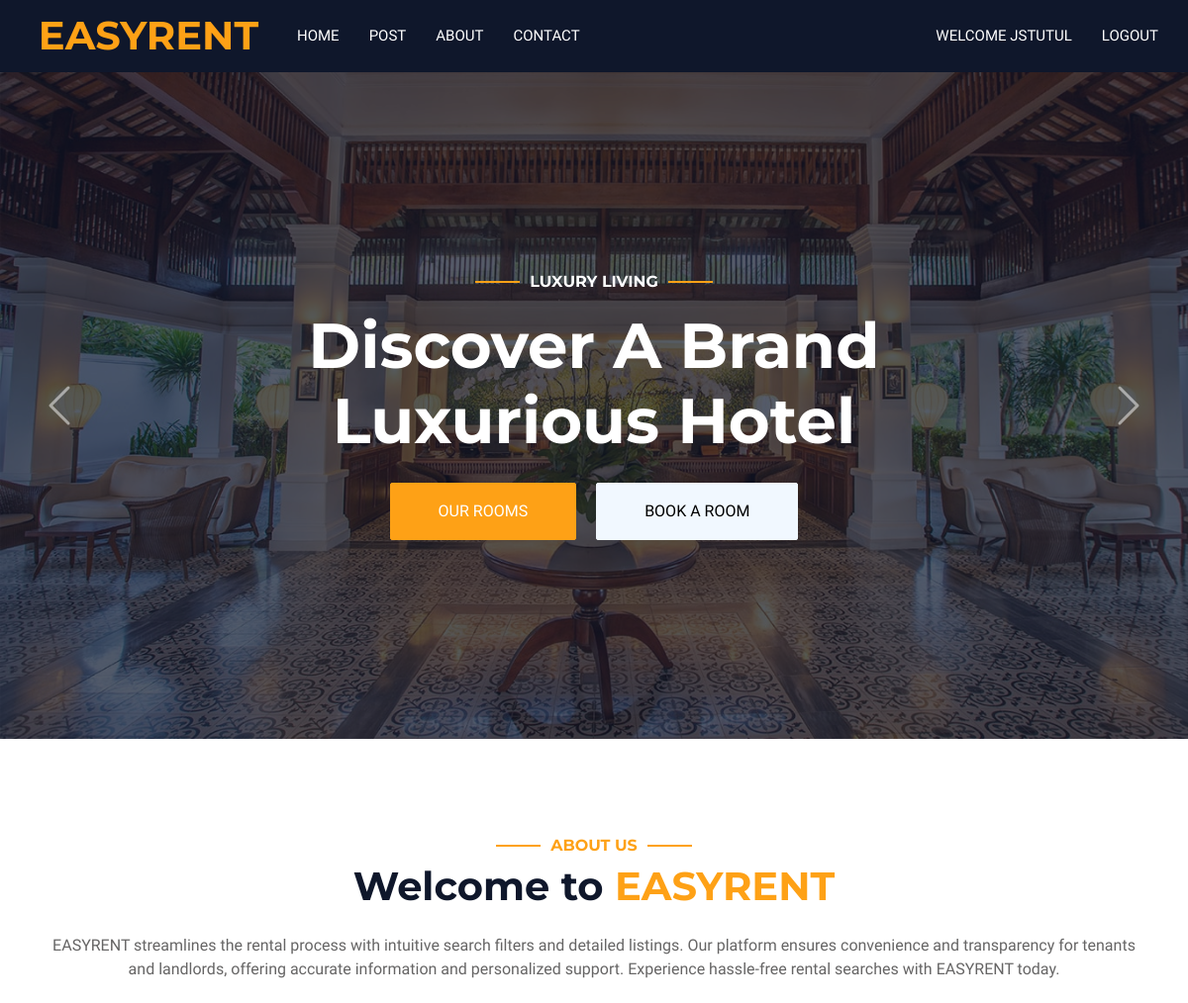
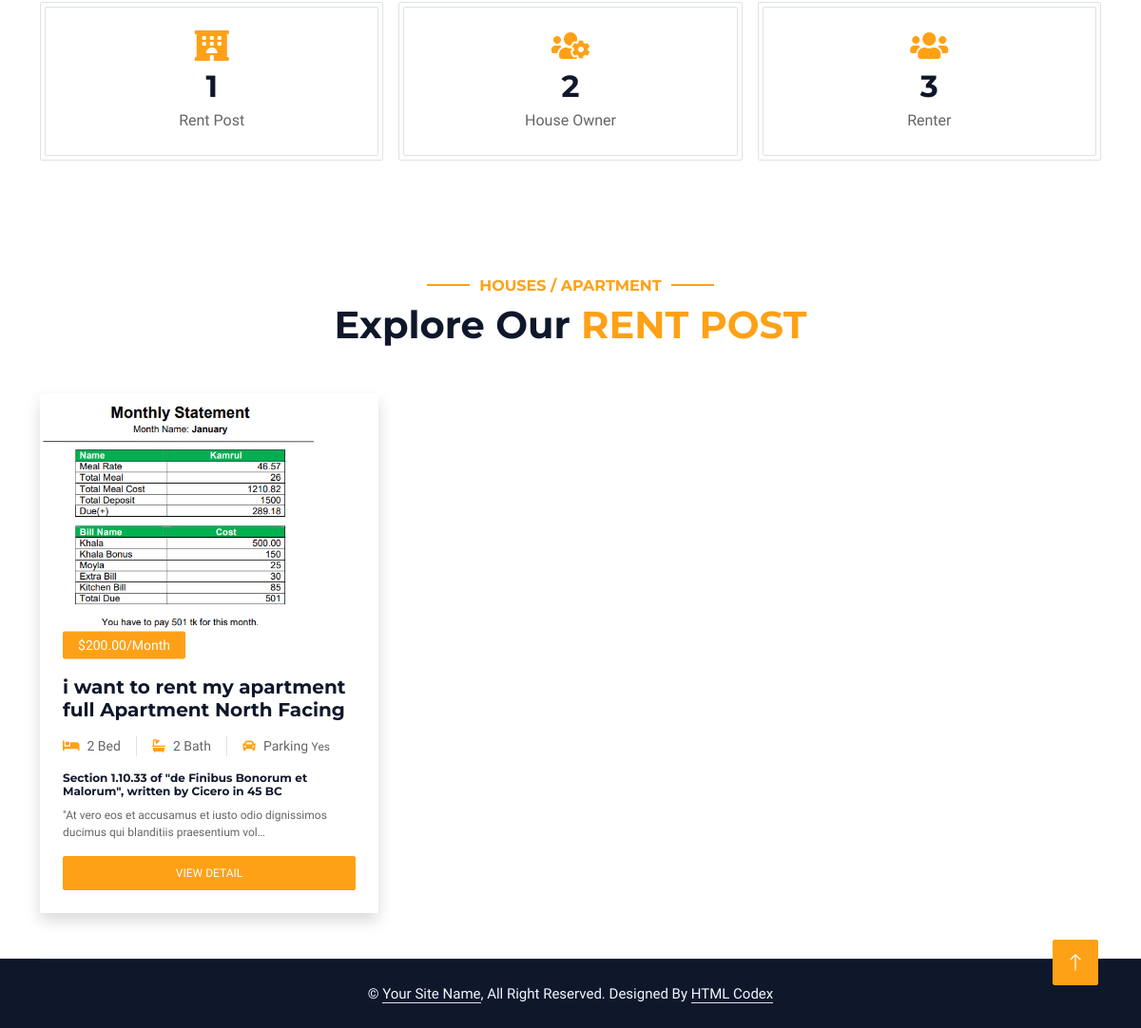
Page / (signed in) on the committed database (2 pictures, top to bottom).
### App_Rental/models.py (models this page shows, shortened)
class House(models.Model):
    owner = models.ForeignKey(User, on_delete=models.CASCADE)
    title = models.CharField(max_length=500, blank=False)
    city = models.ForeignKey(City, on_delete=models.DO_NOTHING)
    address = models.CharField(max_length=500, blank=False)
    house_type = models.CharField(max_length=10, choices=HOUSE_TYPE_LIST, default="1")
    house_name = models.CharField(max_length=200, null=True)
    house_area = models.IntegerField(default=800)
    description = RichTextField(null=True)
    is_parking = models.BooleanField(default=True)
    total_bedrooms = models.IntegerField(default=0)
    total_bathrooms = models.IntegerField(default=0)
    floor_no = models.IntegerField(default=0)
    map_link =models.CharField(max_length=10000,blank=True)
    monthly_rent = models.DecimalField(max_digits=10, decimal_places=2, default=Decimal('0.00'))
    advacne_rent = models.DecimalField(max_digits=10, decimal_places=2, default=Decimal('0.00'))
    images = models.ManyToManyField('HouseImage', related_name='houses', blank=True)
    is_active=models.BooleanField(default=False)
    is_reject=models.BooleanField(default=False)
    is_rented=models.BooleanField(default=False)
    created=models.DateTimeField(auto_now=True,auto_now_add=False)

class HouseImage(models.Model):
    image = models.ImageField(upload_to='house_photos/')

### HouseRental/views.py (the view)
# urls.py: path('',Home,name='home'),
def Home(request):
    rentpost=House.objects.filter(is_active=True)
    userlist=UserProfile.objects.all()
    context={
        'toppost':rentpost[:6],
        'totalrent':rentpost.count(),
        'houseowner':userlist.filter(userType="1").count(),
        'renter':userlist.filter(userType="2").count()
    }
    return render(request,'index.html',context)

### templates/index.html (shortened to what this page needs)
{% extends 'base.html'%}
{% load static%}
{% block main %}
<div class="container-fluid p-0 mb-5">
    <div id="header-carousel" class="carousel slide" data-bs-ride="carousel">
        <div class="carousel-inner">
            <div class="carousel-item active">
                <img class="w-100" src="{% static 'img/carousel-1.jpg'%}" alt="Image">
                <div class="carousel-caption d-flex flex-column align-items-center justify-content-center">
                    <div class="p-3" style="max-width: 700px;">
                        <h6 class="section-title text-white text-uppercase mb-3 animated slideInDown">Luxury
                            Living</h6>
                        <h1 class="display-3 text-white mb-4 animated slideInDown">Discover A Brand Luxurious
                            Hotel</h1>
                        <a href="" class="btn btn-primary py-md-3 px-md-5 me-3 animated slideInLeft">Our
                            Rooms</a>
                        <a href="" class="btn btn-light py-md-3 px-md-5 animated slideInRight">Book A Room</a>
                    </div>
                </div>
            </div>
        </div>
        <button class="carousel-control-prev" type="button" data-bs-target="#header-carousel" data-bs-slide="prev">
            <span class="carousel-control-prev-icon" aria-hidden="true"></span>
        </button>
        <button class="carousel-control-next" type="button" data-bs-target="#header-carousel" data-bs-slide="next">
            <span class="carousel-control-next-icon" aria-hidden="true"></span>
        </button>
    </div>
</div>
<div class="container-xxl py-5">
    <div class="container">
        <div class="row g-5 text-center">
            <div class="col-lg-12">
                <h6 class="section-title text-primary text-uppercase">About Us</h6>
                <h1 class="mb-4">Welcome to <span class="text-primary text-uppercase">EasyRent</span></h1>
                <p class="mb-4">EASYRENT streamlines the rental process with intuitive search filters and detailed
                    listings. Our platform ensures convenience and transparency for tenants and landlords, offering
                    accurate information and personalized support. Experience hassle-free rental searches with EASYRENT
                    today.</p>
                <div class="row g-3 pb-4">
                    <div class="col-sm-4 wow fadeIn">
                        <div class="border rounded p-1">
                            <div class="border rounded text-center p-4">
                                <i class="fa fa-hotel fa-2x text-primary mb-2"></i>
                                <h2 class="mb-1" data-toggle="counter-up">{{totalrent}}</h2>
                                <p class="mb-0">Rent Post</p>
                            </div>
                        </div>
                    </div>
                    <div class="col-sm-4 wow fadeIn" data-wow-delay="0.3s">
                        <div class="border rounded p-1">
                            <div class="border rounded text-center p-4">
                                <i class="fa fa-users-cog fa-2x text-primary mb-2"></i>
                                <h2 class="mb-1" data-toggle="counter-up">{{houseowner}}</h2>
                                <p class="mb-0">House Owner</p>
                            </div>
                        </div>
                    </div>
                    <div class="col-sm-4 wow fadeIn" data-wow-delay="0.5s">
                        <div class="border rounded p-1">
                            <div class="border rounded text-center p-4">
                                <i class="fa fa-users fa-2x text-primary mb-2"></i>
                                <h2 class="mb-1" data-toggle="counter-up">{{renter}}</h2>
                                <p class="mb-0">Renter</p>
                            </div>
                        </div>
                    </div>
                </div>
            </div>
        </div>
    </div>
</div>
<div class="container-xxl py-5">
    <div class="container">
        <div class="text-center wow fadeInUp">
            <h6 class="section-title text-center text-primary text-uppercase">Houses / Apartment </h6>
            <h1 class="mb-5">Explore Our <span class="text-primary text-uppercase">Rent Post </span></h1>
        </div>
        <div class="row g-4">
            {% for rent in toppost%}
            <div class="col-lg-4 col-md-6">
                <div class="room-item shadow rounded overflow-hidden">
                    <div class="position-relative">
                        <img class="img-fluid" src="{{ rent.images.all.0.image.url }}" style="max-height: 265px;"
                            alt="Rent post image">
                        <small
                            class="position-absolute start-0 top-100 translate-middle-y bg-primary text-white rounded py-1 px-3 ms-4">${{rent.monthly_rent}}/Month</small>
                    </div>
                    <div class="p-4 mt-2">
                        <div class="d-flex justify-content-between mb-3">
                            <h5 class="mb-0">{{rent.title}}</h5>
                        </div>
                        <div class="d-flex mb-3">
                            <small class="border-end me-3 pe-3"><i
                                    class="fa fa-bed text-primary me-2"></i>{{rent.total_bedrooms}}
                                Bed</small>
                            <small class="border-end me-3 pe-3"><i
                                    class="fa fa-bath text-primary me-2"></i>{{rent.total_bathrooms}}
                                Bath</small>
                            <small><i class="fa fa-car text-primary me-2"></i>Parking {% if rent.is_parking == True %}
                                <span>Yes</span>
                                {% else %}<span>No</span>{% endif%}</small>
                        </div>
                        <p class="text-body mb-3">{{rent.description|safe|truncatechars:200}}</p>
                        <div class="d-flex justify-content-between">
                            <a class="btn btn-sm btn-primary rounded py-2 px-4 w-100"
                                href="{% url 'details' rent.id %}">View Detail</a>
                        </div>
                    </div>
                </div>
            </div>
            {% empty%}
            <h3>No post found</h3>
            {% endfor %}
        </div>
    </div>
</div>
{% endblock %}

### templates/base.html (shortened to what this page needs)
{% load static%}
<!DOCTYPE html>
<html lang="en">
<head>
    <link href="https://cdnjs.cloudflare.com/ajax/libs/font-awesome/5.10.0/css/all.min.css" rel="stylesheet">
    <link href="https://cdn.jsdelivr.net/npm/bootstrap-icons@1.4.1/font/bootstrap-icons.css" rel="stylesheet">
    <link href="{% static 'css/bootstrap.min.css'%}" rel="stylesheet">
    <link href="{% static 'css/style.css'%}" rel="stylesheet">
    <link href="{% static 'alert/css/alert.css'%}" rel="stylesheet" />
    <link href="{% static 'alert/themes/default/theme.css'%}" rel="stylesheet" />
</head>
<body>
    <div class="container-xxl bg-white p-0">
        <div class="container-fluid bg-dark px-0">
            <div class="row gx-0">
                <div class="col-lg-3 bg-dark d-none d-lg-block">
                    <a href="{% url 'home' %}"
                        class="navbar-brand w-100 h-100 m-0 p-0 d-flex align-items-center justify-content-center">
                        <h1 class="m-0 text-primary text-uppercase">EasyRent</h1>
                    </a>
                </div>
                <div class="col-lg-9">
                    <nav class="navbar navbar-expand-lg bg-dark navbar-dark p-3 p-lg-0">
                        <div class="collapse navbar-collapse justify-content-between" id="navbarCollapse">
                            <div class="navbar-nav mr-auto py-0">
                                <a href="{% url 'home' %}" class="nav-item nav-link">Home</a>
                                <a href="room.html" class="nav-item nav-link">Post</a>
                                <a href="about.html" class="nav-item nav-link">About</a>
                                <a href="service.html" class="nav-item nav-link">Contact</a>
                            </div>
                            <div class="navbar-nav">
                                {% if user.is_authenticated %}
                                <a href="{% url 'App_Account:dashboard'%}" class="nav-item nav-link">welcome
                                    {{request.user}}</a>
                                <a href="{% url 'App_Account:logout'%}" class="nav-item nav-link">Logout</a>
                                {% else %}
                                <a href="{% url 'App_Account:signup'%}" class="nav-item nav-link">Signup</a>
                                <a href="{% url 'App_Account:login'%}" class="nav-item nav-link">Login</a>
                                {% endif %}
                            </div>
                        </div>
                    </nav>
                </div>
            </div>
        </div>
        {% block main%}
        {% endblock%}
        <div class="container-fluid bg-dark text-light footer">
            <div class="container">
                <div class="copyright">
                    <div class="row">
                        <div class="col-md-12 text-center mb-3 mb-md-0">
                            &copy; <a class="border-bottom" href="#">Your Site Name</a>, All Right Reserved.
                            Designed By <a class="border-bottom" href="https://htmlcodex.com">HTML Codex</a>
                        </div>
                    </div>
                </div>
            </div>
        </div>
        <a href="#" class="btn btn-lg btn-primary btn-lg-square back-to-top"><i class="bi bi-arrow-up"></i></a>
    </div>
</body>
</html>

### static/css/style.css (style rules this page uses)
:root { --primary: #fea116; --light: #f1f8ff; --dark: #0f172b; }
body { background-color: #ffffff !important; }
.back-to-top { position: fixed; display: none; right: 45px; bottom: 45px; z-index: 99; }
.btn { font-weight: 500; text-transform: uppercase; transition: 0.5s; }
.btn.btn-primary, .btn.btn-secondary { color: #ffffff; }
.btn-lg-square { width: 48px; height: 48px; }
.btn-square, .btn-sm-square, .btn-lg-square { padding: 0; display: flex; align-items: center; justify-content: center; font-weight: normal; border-radius: 2px; }
.navbar-dark .navbar-nav .nav-link { margin-right: 30px; padding: 25px 0; color: #ffffff; font-size: 15px; text-transform: uppercase; outline: none; }
.carousel-caption { top: 0; left: 0; right: 0; bottom: 0; background: rgba(15, 23, 43, 0.7); z-index: 1; }
.carousel-control-prev, .carousel-control-next { width: 10%; }
.carousel-control-prev-icon, .carousel-control-next-icon { width: 3rem; height: 3rem; }
.section-title { position: relative; display: inline-block; }
.section-title::before { position: absolute; content: ""; width: 45px; height: 2px; top: 50%; left: -55px; margin-top: -1px; background: var(--primary); }
.section-title::after { position: absolute; content: ""; width: 45px; height: 2px; top: 50%; right: -55px; margin-top: -1px; background: var(--primary); }
.footer { position: relative; }
.footer .copyright { padding: 25px 0; font-size: 15px; border-top: 1px solid rgba(256, 256, 256, 0.1); }
.footer .copyright a { color: var(--light); }

### templates/index.html (style rules this page uses)
.room-item p, .room-item h1, .room-item h2, .room-item h3, .room-item h4, .room-item h6, .room-item span, .room-item a { font-size: 12px; }

### rows in the picture
House: images.all.0.image (picture), monthly_rent "200.00", title "i want to rent my apartment full Apartment North Facing", total_bedrooms "2", total_bathrooms "2", is_parking "Yes", description "Section 1.10.33 of \"de Finibus Bonorum et Malorum\", written by Cicero in 45 BC \"At vero eos et accusamus et iusto odio dignissimos ducimus qui blanditiis praesentium vol…"

### other values in the picture
{{ request.user }} "JSTUTUL"
{{ totalrent }} "1"
{{ houseowner }} "2"
{{ renter }} "3"
